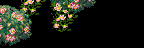

Rendered tile map (Tiled .tmx) drawn with the repository's tilesets; below, a short description and the full map source, tile grids included:
An orthogonal 9x3 tile map with 16x16 px tiles, 1 tile layer (Back3).

<map version="1.10" tiledversion="1.10.2" orientation="orthogonal" renderorder="right-down" compressionlevel="0" width="9" height="3" tilewidth="16" tileheight="16" infinite="0" nextlayerid="22" nextobjectid="9">
 <properties>
  <property name="AmbientLight" value="255 255 255" />
  <property name="IsGreenhouse" value="T" />
  <property name="Warp" value="5 17 Farm 28 16" />
 </properties>
 <tileset firstgid="1" name="Tiny_Bushes_Spring_FoliageRedone" tilewidth="16" tileheight="16" tilecount="27" columns="9">
  <image source="Tiny_Bushes_Spring_FoliageRedone.png" width="144" height="48" />
 </tileset>
 <layer id="21" name="Back3" width="9" height="3">
  <data encoding="csv">
1,2,3,4,5,6,0,0,0,
10,11,0,13,14,0,0,0,0,
19,20,0,0,0,0,0,0,0
</data>
 </layer>
</map>
